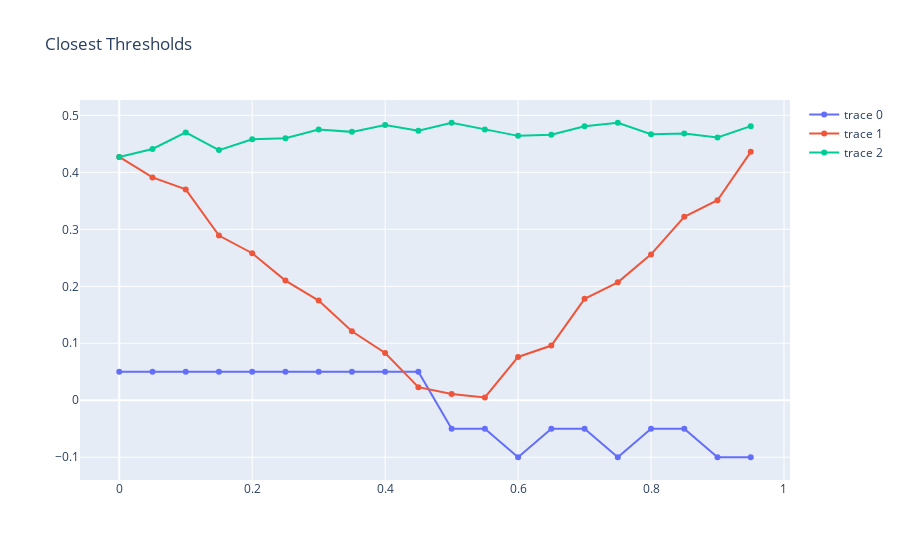

The cell this chart's notebook holds for it:
### Code cell
# extract for all input activities all the threshold where the mean activity is the closest to the input activity
print(percentages.shape)
closest_thresholds = [[], [], [], []]
for input_percentage in percentages:
    closest_threshold = None
    closest_distance = float("inf")
    for threshold, [xs, ys] in thresholds.items():
        distance = abs(input_percentage - ys[xs.index(input_percentage)])
        if distance < closest_distance:
            closest_distance = distance
            closest_threshold = threshold
    closest_thresholds[0].append(closest_threshold)
    closest_thresholds[1].append(closest_distance)
    closest_thresholds[2].append(ys[xs.index(input_percentage)])

# plot the closest thresholds for each input activity
fig = go.Figure()
fig.update_layout(title=f"Closest Thresholds")
fig.add_trace(go.Scatter(x=percentages, y=closest_thresholds[0], mode='lines+markers'))
fig.add_trace(go.Scatter(x=percentages, y=closest_thresholds[1], mode='lines+markers'))
fig.add_trace(go.Scatter(x=percentages, y=closest_thresholds[2], mode='lines+markers'))
fig.add_trace(go.Scatter(x=percentages, y=closest_thresholds[3], mode='lines+markers'))
fig.show()

### Figure 1 — Plotly figure (JSON) as saved in the notebook; plotly's stock layout.template omitted (floating-point values rounded to 4 significant figures)
{"data": [{"mode": "lines+markers", "type": "scatter", "x": [0, 0.05, 0.1, 0.15, 0.2, 0.25, 0.3, 0.35, 0.4, 0.45, 0.5, 0.55, 0.6, 0.65, 0.7, 0.75, 0.8, 0.85, 0.9, 0.95], "y": [0.05, 0.05, 0.05, 0.05, 0.05, 0.05, 0.05, 0.05, 0.05, 0.05, -0.05, -0.05, -0.1, -0.05, -0.05, -0.1, -0.05, -0.05, -0.1, -0.1]}, {"mode": "lines+markers", "type": "scatter", "x": [0, 0.05, 0.1, 0.15, 0.2, 0.25, 0.3, 0.35, 0.4, 0.45, 0.5, 0.55, 0.6, 0.65, 0.7, 0.75, 0.8, 0.85, 0.9, 0.95], "y": [0.427, 0.391, 0.37, 0.289, 0.258, 0.21, 0.175, 0.121, 0.083, 0.023, 0.011, 0.005, 0.076, 0.096, 0.178, 0.207, 0.256, 0.322, 0.351, 0.436]}, {"mode": "lines+markers", "type": "scatter", "x": [0, 0.05, 0.1, 0.15, 0.2, 0.25, 0.3, 0.35, 0.4, 0.45, 0.5, 0.55, 0.6, 0.65, 0.7, 0.75, 0.8, 0.85, 0.9, 0.95], "y": [0.427, 0.441, 0.47, 0.439, 0.458, 0.46, 0.475, 0.471, 0.483, 0.473, 0.487, 0.475, 0.464, 0.466, 0.481, 0.487, 0.467, 0.468, 0.461, 0.481]}, {"mode": "lines+markers", "type": "scatter", "x": [0, 0.05, 0.1, 0.15, 0.2, 0.25, 0.3, 0.35, 0.4, 0.45, 0.5, 0.55, 0.6, 0.65, 0.7, 0.75, 0.8, 0.85, 0.9, 0.95], "y": []}], "layout": {"title": {"text": "Closest Thresholds"}}}
